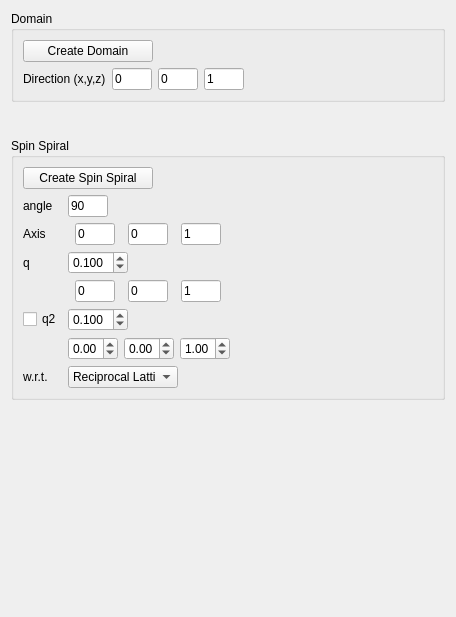
         <widget class="QWidget" name="page_2">
          <property name="geometry">
           <rect>
            <x>0</x>
            <y>0</y>
            <width>456</width>
            <height>617</height>
           </rect>
          </property>
          <property name="minimumSize">
           <size>
            <width>0</width>
            <height>400</height>
           </size>
          </property>
          <attribute name="label">
           <string>Nonlocal States</string>
          </attribute>
          <layout class="QGridLayout" name="gridLayout_6">
           <item row="3" column="0">
            <widget class="QGroupBox" name="groupBox_6">
             <property name="minimumSize">
              <size>
               <width>0</width>
               <height>0</height>
              </size>
             </property>
             <property name="title">
              <string>Spin Spiral</string>
             </property>
             <layout class="QGridLayout" name="gridLayout_21">
              <item row="0" column="2">
               <spacer name="horizontalSpacer_20">
                <property name="orientation">
                 <enum>Qt::Horizontal</enum>
                </property>
                <property name="sizeHint" stdset="0">
                 <size>
                  <width>40</width>
                  <height>20</height>
                 </size>
                </property>
               </spacer>
              </item>
              <item row="0" column="0">
               <widget class="QPushButton" name="pushButton_SS">
                <property name="minimumSize">
                 <size>
                  <width>130</width>
                  <height>20</height>
                 </size>
                </property>
                <property name="maximumSize">
                 <size>
                  <width>100</width>
                  <height>16777215</height>
                 </size>
                </property>
                <property name="baseSize">
                 <size>
                  <width>0</width>
                  <height>0</height>
                 </size>
                </property>
                <property name="text">
                 <string>Create Spin Spiral</string>
                </property>
               </widget>
              </item>
              <item row="2" column="0">
               <layout class="QGridLayout" name="gridLayout_13">
                <item row="2" column="1">
                 <widget class="QDoubleSpinBox" name="doubleSpinBox_spiral_q">
                  <property name="maximumSize">
                   <size>
                    <width>60</width>
                    <height>16777215</height>
                   </size>
                  </property>
                  <property name="locale">
                   <locale language="C" country="AnyCountry"/>
                  </property>
                  <property name="decimals">
                   <number>3</number>
                  </property>
                  <property name="minimum">
                   <double>-1000.000000000000000</double>
                  </property>
                  <property name="maximum">
                   <double>1000.000000000000000</double>
                  </property>
                  <property name="singleStep">
                   <double>0.050000000000000</double>
                  </property>
                  <property name="value">
                   <double>0.100000000000000</double>
                  </property>
                 </widget>
                </item>
                <item row="6" column="1">
                 <widget class="QComboBox" name="comboBox_SS">
                  <property name="minimumSize">
                   <size>
                    <width>0</width>
                    <height>20</height>
                   </size>
                  </property>
                  <property name="maximumSize">
                   <size>
                    <width>110</width>
                    <height>16777215</height>
                   </size>
                  </property>
                  <item>
                   <property name="text">
                    <string>Reciprocal Lattice</string>
                   </property>
                  </item>
                  <item>
                   <property name="text">
                    <string>Real Lattice</string>
                   </property>
                  </item>
                  <item>
                   <property name="text">
                    <string>Real Space</string>
                   </property>
                  </item>
                 </widget>
                </item>
                <item row="0" column="0">
                 <widget class="QLabel" name="label_16">
                  <property name="maximumSize">
                   <size>
                    <width>35</width>
                    <height>16777215</height>
                   </size>
                  </property>
                  <property name="text">
                   <string>angle</string>
                  </property>
                 </widget>
                </item>
                <item row="6" column="0">
                 <widget class="QLabel" name="label_18">
                  <property name="maximumSize">
                   <size>
                    <width>35</width>
                    <height>16777215</height>
                   </size>
                  </property>
                  <property name="text">
                   <string>w.r.t.</string>
                  </property>
                 </widget>
                </item>
                <item row="4" column="0">
                 <widget class="QCheckBox" name="checkBox_SS_q2">
                  <property name="text">
                   <string>q2</string>
                  </property>
                 </widget>
                </item>
                <item row="1" column="0">
                 <widget class="QLabel" name="label_20">
                  <property name="text">
                   <string>Axis</string>
                  </property>
                 </widget>
                </item>
                <item row="1" column="1">
                 <layout class="QGridLayout" name="gridLayout_28">
                  <item row="0" column="2">
                   <widget class="QLineEdit" name="lineEdit_SS_axis_x">
                    <property name="minimumSize">
                     <size>
                      <width>0</width>
                      <height>22</height>
                     </size>
                    </property>
                    <property name="maximumSize">
                     <size>
                      <width>40</width>
                      <height>16777215</height>
                     </size>
                    </property>
                    <property name="text">
                     <string>0</string>
                    </property>
                   </widget>
                  </item>
                  <item row="0" column="5">
                   <widget class="QLineEdit" name="lineEdit_SS_axis_z">
                    <property name="minimumSize">
                     <size>
                      <width>0</width>
                      <height>22</height>
                     </size>
                    </property>
                    <property name="maximumSize">
                     <size>
                      <width>40</width>
                      <height>16777215</height>
                     </size>
                    </property>
                    <property name="text">
                     <string>1</string>
                    </property>
                   </widget>
                  </item>
                  <item row="0" column="4">
                   <widget class="QLineEdit" name="lineEdit_SS_axis_y">
                    <property name="minimumSize">
                     <size>
                      <width>0</width>
                      <height>22</height>
                     </size>
                    </property>
                    <property name="maximumSize">
                     <size>
                      <width>40</width>
                      <height>16777215</height>
                     </size>
                    </property>
                    <property name="text">
                     <string>0</string>
                    </property>
                   </widget>
                  </item>
                 </layout>
                </item>
                <item row="4" column="1">
                 <widget class="QDoubleSpinBox" name="doubleSpinBox_spiral_q2">
                  <property name="maximumSize">
                   <size>
                    <width>60</width>
                    <height>16777215</height>
                   </size>
                  </property>
                  <property name="locale">
                   <locale language="C" country="AnyCountry"/>
                  </property>
                  <property name="decimals">
                   <number>3</number>
                  </property>
                  <property name="minimum">
                   <double>-1000.000000000000000</double>
                  </property>
                  <property name="maximum">
                   <double>1000.000000000000000</double>
                  </property>
                  <property name="singleStep">
                   <double>0.050000000000000</double>
                  </property>
                  <property name="value">
                   <double>0.100000000000000</double>
                  </property>
                 </widget>
                </item>
                <item row="3" column="1">
                 <layout class="QGridLayout" name="gridLayout_26">
                  <item row="1" column="1">
                   <widget class="QLineEdit" name="lineEdit_SS_dir_x">
                    <property name="minimumSize">
                     <size>
                      <width>0</width>
                      <height>20</height>
                     </size>
                    </property>
                    <property name="maximumSize">
                     <size>
                      <width>40</width>
                      <height>16777215</height>
                     </size>
                    </property>
                    <property name="text">
                     <string>0</string>
                    </property>
                   </widget>
                  </item>
                  <item row="1" column="3">
                   <widget class="QLineEdit" name="lineEdit_SS_dir_z">
                    <property name="minimumSize">
                     <size>
                      <width>0</width>
                      <height>22</height>
                     </size>
                    </property>
                    <property name="maximumSize">
                     <size>
                      <width>40</width>
                      <height>16777215</height>
                     </size>
                    </property>
                    <property name="text">
                     <string>1</string>
                    </property>
                   </widget>
                  </item>
                  <item row="1" column="2">
                   <widget class="QLineEdit" name="lineEdit_SS_dir_y">
                    <property name="minimumSize">
                     <size>
                      <width>0</width>
                      <height>20</height>
                     </size>
                    </property>
                    <property name="maximumSize">
                     <size>
                      <width>40</width>
                      <height>16777215</height>
                     </size>
                    </property>
                    <property name="text">
                     <string>0</string>
                    </property>
                   </widget>
                  </item>
                 </layout>
                </item>
                <item row="2" column="0">
                 <widget class="QLabel" name="label_4">
                  <property name="text">
                   <string>q</string>
                  </property>
                 </widget>
                </item>
                <item row="0" column="1">
                 <widget class="QLineEdit" name="lineEdit_SS_angle">
                  <property name="minimumSize">
                   <size>
                    <width>0</width>
                    <height>22</height>
                   </size>
                  </property>
                  <property name="maximumSize">
                   <size>
                    <width>40</width>
                    <height>16777215</height>
                   </size>
                  </property>
                  <property name="text">
                   <string>90</string>
                  </property>
                 </widget>
                </item>
                <item row="5" column="1">
                 <layout class="QGridLayout" name="gridLayout_12">
                  <item row="0" column="3">
                   <widget class="QDoubleSpinBox" name="doubleSpinBox_SS_q2_dir_z">
                    <property name="maximumSize">
                     <size>
                      <width>50</width>
                      <height>16777215</height>
                     </size>
                    </property>
                    <property name="locale">
                     <locale language="C" country="AnyCountry"/>
                    </property>
                    <property name="minimum">
                     <double>-100.000000000000000</double>
                    </property>
                    <property name="maximum">
                     <double>100.000000000000000</double>
                    </property>
                    <property name="value">
                     <double>1.000000000000000</double>
                    </property>
                   </widget>
                  </item>
                  <item row="0" column="2">
                   <widget class="QDoubleSpinBox" name="doubleSpinBox_SS_q2_dir_y">
                    <property name="maximumSize">
                     <size>
                      <width>50</width>
                      <height>16777215</height>
                     </size>
                    </property>
                    <property name="locale">
                     <locale language="C" country="AnyCountry"/>
                    </property>
                    <property name="minimum">
                     <double>-100.000000000000000</double>
                    </property>
                    <property name="maximum">
                     <double>100.000000000000000</double>
                    </property>
                   </widget>
                  </item>
                  <item row="0" column="1">
                   <widget class="QDoubleSpinBox" name="doubleSpinBox_SS_q2_dir_x">
                    <property name="maximumSize">
                     <size>
                      <width>50</width>
                      <height>16777215</height>
                     </size>
                    </property>
                    <property name="locale">
                     <locale language="C" country="AnyCountry"/>
                    </property>
                    <property name="minimum">
                     <double>-100.000000000000000</double>
                    </property>
                    <property name="maximum">
                     <double>100.000000000000000</double>
                    </property>
                   </widget>
                  </item>
                 </layout>
                </item>
               </layout>
              </item>
             </layout>
            </widget>
           </item>
           <item row="2" column="0">
            <spacer name="verticalSpacer_4">
             <property name="orientation">
              <enum>Qt::Vertical</enum>
             </property>
             <property name="sizeType">
              <enum>QSizePolicy::Fixed</enum>
             </property>
             <property name="sizeHint" stdset="0">
              <size>
               <width>20</width>
               <height>30</height>
              </size>
             </property>
            </spacer>
           </item>
           <item row="5" column="0">
            <spacer name="verticalSpacer_17">
             <property name="orientation">
              <enum>Qt::Vertical</enum>
             </property>
             <property name="sizeType">
              <enum>QSizePolicy::Expanding</enum>
             </property>
             <property name="sizeHint" stdset="0">
              <size>
               <width>20</width>
               <height>30</height>
              </size>
             </property>
            </spacer>
           </item>
           <item row="0" column="0">
            <widget class="QGroupBox" name="groupBox_Domain">
             <property name="minimumSize">
              <size>
               <width>0</width>
               <height>0</height>
              </size>
             </property>
             <property name="title">
              <string>Domain</string>
             </property>
             <layout class="QGridLayout" name="gridLayout_5">
              <item row="3" column="0">
               <layout class="QGridLayout" name="gridLayout_11">
                <item row="0" column="0">
                 <widget class="QLabel" name="label_11">
                  <property name="maximumSize">
                   <size>
                    <width>100</width>
                    <height>16777215</height>
                   </size>
                  </property>
                  <property name="text">
                   <string>Direction (x,y,z)</string>
                  </property>
                 </widget>
                </item>
                <item row="0" column="1">
                 <layout class="QGridLayout" name="gridLayout_10">
                  <item row="0" column="2">
                   <widget class="QLineEdit" name="lineEdit_domain_dir_z">
                    <property name="minimumSize">
                     <size>
                      <width>0</width>
                      <height>22</height>
                     </size>
                    </property>
                    <property name="maximumSize">
                     <size>
                      <width>40</width>
                      <height>16777215</height>
                     </size>
                    </property>
                    <property name="toolTip">
                     <string>&lt;html&gt;&lt;head/&gt;&lt;body&gt;&lt;p&gt;v_z&lt;/p&gt;&lt;/body&gt;&lt;/html&gt;</string>
                    </property>
                    <property name="text">
                     <string>1</string>
                    </property>
                   </widget>
                  </item>
                  <item row="0" column="1">
                   <widget class="QLineEdit" name="lineEdit_domain_dir_y">
                    <property name="minimumSize">
                     <size>
                      <width>0</width>
                      <height>22</height>
                     </size>
                    </property>
                    <property name="maximumSize">
                     <size>
                      <width>40</width>
                      <height>16777215</height>
                     </size>
                    </property>
                    <property name="toolTip">
                     <string>&lt;html&gt;&lt;head/&gt;&lt;body&gt;&lt;p&gt;v_y&lt;/p&gt;&lt;/body&gt;&lt;/html&gt;</string>
                    </property>
                    <property name="text">
                     <string>0</string>
                    </property>
                   </widget>
                  </item>
                  <item row="0" column="0">
                   <widget class="QLineEdit" name="lineEdit_domain_dir_x">
                    <property name="minimumSize">
                     <size>
                      <width>0</width>
                      <height>22</height>
                     </size>
                    </property>
                    <property name="maximumSize">
                     <size>
                      <width>40</width>
                      <height>16777215</height>
                     </size>
                    </property>
                    <property name="toolTip">
                     <string>&lt;html&gt;&lt;head/&gt;&lt;body&gt;&lt;p&gt;v_x&lt;/p&gt;&lt;/body&gt;&lt;/html&gt;</string>
                    </property>
                    <property name="text">
                     <string>0</string>
                    </property>
                   </widget>
                  </item>
                 </layout>
                </item>
               </layout>
              </item>
              <item row="1" column="0">
               <widget class="QPushButton" name="pushButton_domain">
                <property name="sizePolicy">
                 <sizepolicy hsizetype="Maximum" vsizetype="Fixed">
                  <horstretch>0</horstretch>
                  <verstretch>0</verstretch>
                 </sizepolicy>
                </property>
                <property name="minimumSize">
                 <size>
                  <width>130</width>
                  <height>20</height>
                 </size>
                </property>
                <property name="maximumSize">
                 <size>
                  <width>120</width>
                  <height>16777215</height>
                 </size>
                </property>
                <property name="text">
                 <string>Create Domain</string>
                </property>
               </widget>
              </item>
              <item row="1" column="3">
               <spacer name="horizontalSpacer_5">
                <property name="orientation">
                 <enum>Qt::Horizontal</enum>
                </property>
                <property name="sizeHint" stdset="0">
                 <size>
                  <width>60</width>
                  <height>20</height>
                 </size>
                </property>
               </spacer>
              </item>
             </layout>
            </widget>
           </item>
          </layout>
         </widget>
